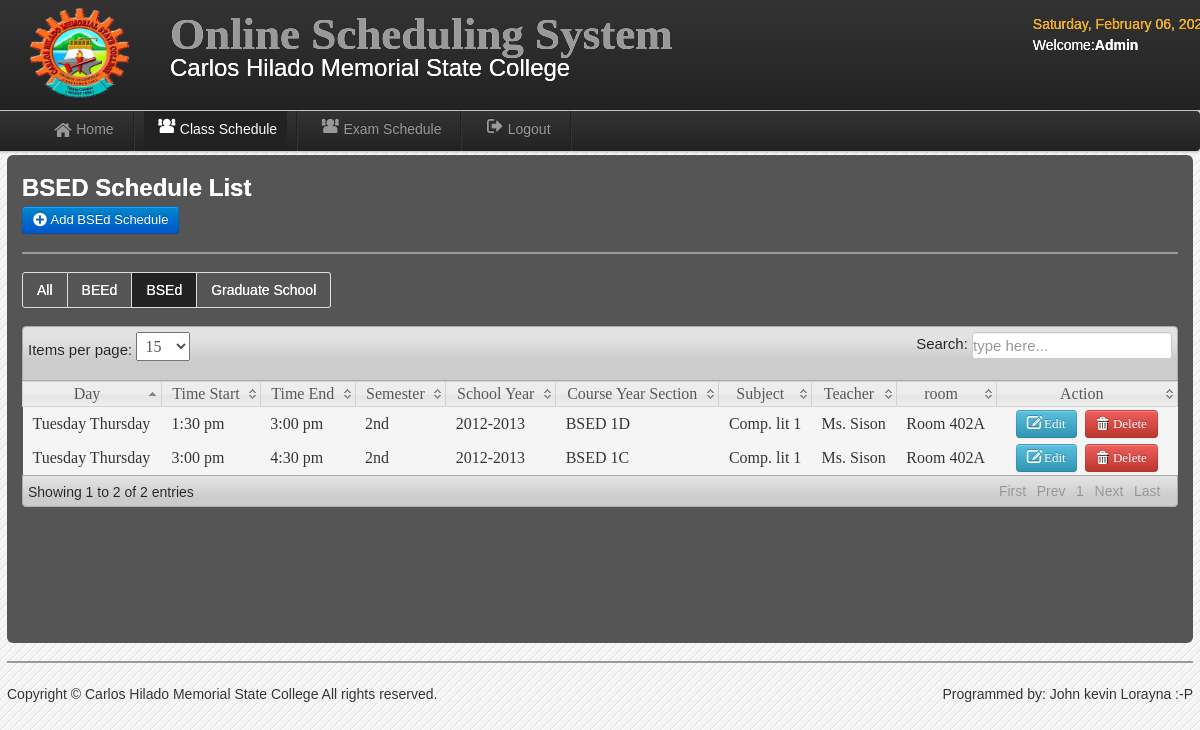
Screenshot of /admin/COE_BSED.php (signed in) with the database file from the repository.
### tables this page shows
CREATE TABLE `users` (
  `User_id` int(11) NOT NULL,
  `UserName` varchar(20) NOT NULL,
  `Password` varchar(20) NOT NULL,
  `User_Type` varchar(20) NOT NULL,
  `FirstName` varchar(30) NOT NULL,
  `LastName` varchar(30) NOT NULL,
  `College` varchar(20) NOT NULL
);

CREATE TABLE `schedule` (
  `schedule_id` int(11) NOT NULL,
  `semester` varchar(10) NOT NULL,
  `sy` varchar(20) NOT NULL,
  `CYS` varchar(100) NOT NULL,
  `subject` varchar(50) NOT NULL,
  `teacher` varchar(50) NOT NULL,
  `room` varchar(20) NOT NULL,
  `day` varchar(100) NOT NULL,
  `time` varchar(20) NOT NULL,
  `time_end` varchar(50) NOT NULL,
  `type` varchar(20) NOT NULL,
  `day1` varchar(20) NOT NULL
);

### admin/session.php (called while the page is built, shortened)
<?php
        $id_session=$_SESSION['id'];
?>

### admin/COE_BSED.php (the view, shortened to what this page needs)
<?php include('session.php'); include('header.php'); include('dbcon.php') ?>
<body>
<?php include('nav-top1.php'); ?>
    <div class="navbar navbar-fixed-top1">
    <div class="navbar-inner">
    <div class="container">
	<div class="marg">
    <ul class="nav">
  <li>
    <a href="user_COE.php"><i class="icon-home icon-large"></i>Home</a>
  </li>
   <li class="divider-vertical"></li>
  <li  class="active"><a href="COE_schedule.php"><i class="icon-group icon-large"></i>Class Schedule</a></li>
   <li class="divider-vertical"></li>
    <li><a href="COE_exam_schedule.php"><i class="icon-group icon-large"></i>Exam Schedule</a></li>
   <li class="divider-vertical"></li>
  <li><a id="logout" data-toggle="modal" href="#myModal"><i class="icon-signout icon-large"></i>Logout</a></li>
   <li class="divider-vertical"></li>
</ul>
    </div>
    </div>
    </div>
    </div>
<div class="wrapper">
<div id="element" class="hero-body-schedule">
<h2><font color="white">BSED Schedule List</font></h2>
	<a class="btn btn-primary"  href="COE_add.php">  <i class="icon-plus-sign icon-large"></i>&nbsp;Add BSEd Schedule</a>
	<hr>
	<div class="pagination">
  <ul>
    <li><a href="COE_schedule.php"><font color="white">All</font></a></li>
    <li><a href="COE_BEED.php"><font color="white">BEEd</font></a></li>
    <li class="active"><a href="COE_BSED.php"><font color="white">BSEd</font></a></li>
    <li><a href="COE_GS.php"><font color="white">Graduate School</font></a></li>
  </ul>
</div>
	<table class="users-table">
<div class="demo_jui">
		<table cellpadding="0" cellspacing="0" border="0" class="display" id="log" class="jtable">
			<thead>
				<tr>
				<th>Day</th>
				<th>Time Start</th>
				<th>Time End</th>
				<th>Semester</th>
				<th>School Year</th>
				<th>Course Year Section</th>
				<th>Subject</th>
				<th>Teacher</th>
				<th>room</th>
				<th>Action</th>
				</tr>
			</thead>
			<tbody>
<?php $result=mysqli_query($conn,"select * from schedule where CYS like '%BSED%' and type=''")or die(mysqli_error());
while($row=mysqli_fetch_array($result)){ $id=$row['schedule_id'];
?>
<tr class="del<?php echo $id ?>">
	<td><?php echo $row['day'];?></td>
	<td><?php echo $row['time'];?></td>
	<td><?php echo $row['time_end'];?></td>
	<td><?php echo $row['semester'];?></td>
	<td><?php echo $row['sy'];?></td>
	<td><?php echo $row['CYS'];?></td>
	<td><?php echo $row['subject'];?></td>
	<td><?php echo $row['teacher'];?></td>
	<td><?php echo $row['room'];?></td>
	<td align="center" width="160">
	<a class="btn btn-info" href="edit_COE_BSED.php<?php echo '?id='.$id; ?>"><i class="icon-edit icon-large"></i>&nbsp;Edit</a>&nbsp;
	<a class="btn btn-danger1"  id="<?php echo $id; ?>">  <i class="icon-trash icon-large"></i>&nbsp;Delete</a>
</td>
<?php } ?>
	</tr>
			</tbody>
		</table>
	</div>
<?php include('footer.php');?>
</div>
</body>

### admin/nav-top1.php
	<div class="navbar navbar-fixed-top">
	<div class="navbar-inner">
	<div class="container">
		<a class="branded">
		<img src="img/chmsc.png" width="100" height="90">
 	</a>
	<a class="brand">
	 <h1>Online Scheduling System</h1>
	 <div class="chmsc_nav"><font size="5" style="Bookman Old Style" color="white">Carlos Hilado Memorial State College</font></div>
 	</a>
<div class="time_top">
<font color="orange">
  <?php
 $Today=date('y:m:d');
$new=date('l, F d, Y',strtotime($Today));
echo $new; ?>
</font>
<?php
$logout_query=mysqli_query($conn,"select * from users where User_id=$id_session");
$row=mysqli_fetch_array($logout_query);
$type=$row['User_Type'];
?>
<p><font color="white">Welcome:<b><?php echo $type;?></b>
<?php echo $row['College'] ?></p></font>
</div>
	</div>
	</div>
	</div>

### admin/css/style.css (style rules this page uses)
* { margin:0; padding:0; }
body { font-family:"Trebuchet MS", "Myriad Pro", Arial, sans-serif; font-size:14px; background:#f4f4f4 url(../img/bg.gif) repeat top left; color:#333; text-shadow:0px 0px 0px #fff;; }
h1 { font-size:45px; }
a { color:#777; }
p { padding:5px 0px; }
.wrapper { width:1186px; margin:10px auto; min-height:550px; }

### admin/css/datatable/demo_table_jui.css (style rules this page uses)
table.display thead th { cursor: pointer; padding: 3px 0 3px 10px; }
table.display { border-collapse: collapse; clear: both; margin: 0 auto; width: 100%; }
table.display td { padding: 3px 10px; }
tr.odd { background-color: #F5F5F5; }
tr.even { background-color: #F5F5F5; }
tr.odd td.sorting_1 { background-color: F5F5F5; }
tr.even td.sorting_1 { background-color: F5F5F5; }

### rows the page displays
users: User_Type "Admin"
schedule: day "Tuesday Thursday", time "1:30 pm", time_end "3:00 pm", semester "2nd", sy "2012-2013", CYS "BSED 1D", subject "Comp. lit 1", teacher "Ms. Sison", room "Room 402A"
schedule: day "Tuesday Thursday", time "3:00 pm", time_end "4:30 pm", semester "2nd", sy "2012-2013", CYS "BSED 1C", subject "Comp. lit 1", teacher "Ms. Sison", room "Room 402A"
